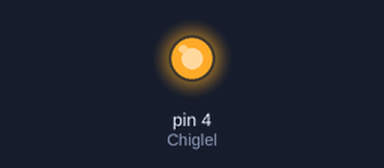
Recording of a sketch running on a simulated Arduino Uno, built with avr-gcc and run on an emulated ATmega328P. Parts: output pins drawn as LEDs (lit = HIGH). Pins used as bus, display or sensor lines are not drawn.

Above: at 0.9 s.
At 6.3 s:
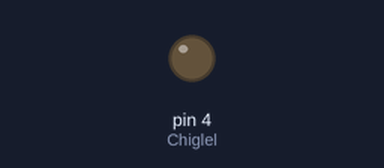
Timing chart, 0 to 8.3 s (numbered marks = the images above):
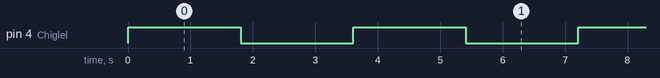

The sketch:

Stepper_motor_test.ino
```cpp
 /*
 * --------------------------------------------------------------------------------------------------------------------
 * Logenstsyms Youtube сувагт нэгдсэнд баярлалаа.
 * Subscribe дархаа бүү мартаарай.
 *
 *                    Хүндэтгэсэн: П.Жавхлантөгс
 *                             Танд амжилт хүсье.
 * --------------> Алхамт моторын туршилт <-------------------------
 *
 *
 */
const int Alham = 3; //Мотор драйверын алхам тоолох хөлыг ардуйногийн 3-р хол дээр холбох (PWM хөл дээр)
const int Chiglel = 4; // Моторын чиглэлийг удирдах хөлыг ардуйногийн 4-р хол дээр холбох (дурын)
int hugtsaa = 1000; // hugtsaa гэсэн хувьсагчид утга хадгалах.

void setup() {
  pinMode(Alham,OUTPUT);   // Alham-г гаралт болгон зарлах.
  pinMode(Chiglel,OUTPUT); // Chiglel-г гаралт болгон зарлах.
}
void loop() {
  digitalWrite(Chiglel,HIGH); // digitalWrite функцийн тусламжтай моторын чиглэл удирдах хаягт 1 гэсэн утга оноох

  for(int x = 0; x < 400; x++) { // x-гэсэн хувьсагч зарлаад анхны утга 0-ыг 200 хүртэл өсгөх.
    digitalWrite(Alham,HIGH); // digitalWrite функцийн тусламжтай моторын алхам удирдах хаягт 1 гэсэн утга оноох
    delayMicroseconds(hugtsaa); // delayMicroseconds функцийн тусламжтай саатах хугцааг hugtsaa гэсэн хаяг байгаа утгаар саатуулах.
    digitalWrite(Alham,LOW); // digitalWrite функцийн тусламжтай моторын алхам удирдах хаягт 0 гэсэн утга оноох
    delayMicroseconds(hugtsaa); // delayMicroseconds функцийн тусламжтай саатах хугцааг hugtsaa гэсэн хаяг байгаа утгаар саатуулах.
  }
  delay(1000); // delay функцийн тусламжтай 1 секундээр саатуулах.

  digitalWrite(Chiglel,LOW); // digitalWrite функцийн тусламжтай моторын чиглэл удирдах хаягт 0 гэсэн утга оноох

  for(int x = 0; x < 400; x++) { // x-гэсэн хувьсагч зарлаад анхны утга 0-ыг 200 хүртэл өсгөх.
    digitalWrite(Alham,HIGH); // digitalWrite функцийн тусламжтай моторын алхам удирдах хаягт 1 гэсэн утга оноох
    delayMicroseconds(hugtsaa); // delayMicroseconds функцийн тусламжтай саатах хугцааг hugtsaa гэсэн хаяг байгаа утгаар саатуулах.
    digitalWrite(Alham,LOW); // digitalWrite функцийн тусламжтай моторын алхам удирдах хаягт 0 гэсэн утга оноох
    delayMicroseconds(hugtsaa); // delayMicroseconds функцийн тусламжтай саатах хугцааг hugtsaa гэсэн хаяг байгаа утгаар саатуулах.
  }
  delay(1000); // delay функцийн тусламжтай 1 секундээр саатуулах.
}
```

Measured:
- by itself, pin 4 (Chiglel): alternates HIGH for 1.8 s and LOW for 1.8 s
